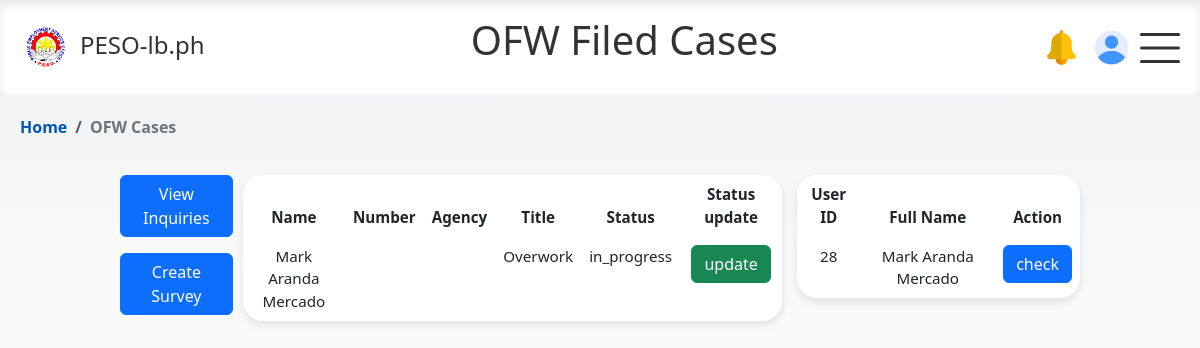
The page /html/adminpage/ofw_case.php on the database its author committed.
### tables this page shows
CREATE TABLE `cases` (
  `id` int NOT NULL,
  `user_id` int DEFAULT NULL,
  `title` varchar(255) NOT NULL,
  `description` text NOT NULL,
  `file` varchar(255) DEFAULT NULL,
  `status` enum('filed','in_progress','resolved') DEFAULT 'filed',
  `created_at` timestamp NULL DEFAULT CURRENT_TIMESTAMP
);

CREATE TABLE `applicant_profile` (
  `id` int NOT NULL,
  `user_id` int NOT NULL,
  `email` varchar(255) NOT NULL,
  `first_name` varchar(100) DEFAULT NULL,
  `last_name` varchar(100) DEFAULT NULL,
  `middle_name` varchar(100) DEFAULT NULL,
  `dob` date DEFAULT NULL,
  `age` int DEFAULT NULL,
  `specialization` varchar(255) DEFAULT NULL,
  `sex` enum('male','female') DEFAULT NULL,
  `civil_status` enum('Single','Married','Widowed') DEFAULT NULL,
  `contact_no` int DEFAULT NULL,
  `photo` varchar(255) DEFAULT 'user.png',
  `house_address` varchar(255) DEFAULT NULL,
  `sss_no` varchar(20) DEFAULT NULL,
  `pagibig_no` varchar(20) DEFAULT NULL,
  `philhealth_no` varchar(20) DEFAULT NULL,
  `passport_no` varchar(20) DEFAULT NULL,
  `immigration_status` enum('Documented','Undocumented','Returning','Repatriated') DEFAULT NULL,
  `spouse_name` varchar(100) DEFAULT NULL,
  `spouse_contact` varchar(15) DEFAULT NULL,
  `fathers_name` varchar(100) DEFAULT NULL,
  `fathers_address` varchar(255) DEFAULT NULL,
  `mothers_name` varchar(100) DEFAULT NULL,
  `mothers_address` varchar(255) DEFAULT NULL,
  `emergency_contact_name` varchar(100) DEFAULT NULL,
  `next_of_kin_relationship` varchar(50) DEFAULT NULL,
  `next_of_kin_contact` varchar(15) DEFAULT NULL,
  `education_level` enum('Elementary Undergraduate','Elementary Graduate','High School Undergraduate','High School Graduate','College Undergraduate','College Graduate','Vocational') DEFAULT NULL,
  `occupation` enum('Administrative Work','Medical Work','Factory/Manufacturing','Farmers (Agriculture)','Teaching','Information Technology','Engineering','Restaurant Jobs (F&B)','Seaman (Sea-Based)','Household Service Worker (Domestic Helper)','Construction Work','Entertainment','Tourism Sector','Hospitality Sector','Others') DEFAULT NULL,
  `prefix` enum('Sr.','Jr.','II','III','IV','V','VI','VII') DEFAULT NULL,
  `emergency_contact_num` int DEFAULT NULL,
  `income` int DEFAULT NULL,
  `country` varchar(100) DEFAULT NULL,
  `employment_type` varchar(100) DEFAULT NULL,
  `employment_form` enum('Recruitment Agency','Government Hire','Name Hire','Referral') DEFAULT NULL,
  `employer_name` varchar(100) DEFAULT NULL,
  `contact_number` int DEFAULT NULL,
  `employer_address` varchar(100) DEFAULT NULL,
  `local_agency_name` varchar(100) DEFAULT NULL,
  `local_agency_address` varchar(100) DEFAULT NULL,
  `arrival_date` date DEFAULT NULL,
  `dept_date` date DEFAULT NULL
);

### html/adminpage/ofw_case.php (the view, shortened to what this page needs)
<?php
include 'conn_db.php';
$sql = "SELECT c.*, ap.*
        FROM cases c
        JOIN applicant_profile ap ON c.user_id = ap.user_id
       ";
$result = $conn->query($sql);
?>
<!DOCTYPE html>
<html lang="en">
<head>
    <link rel="stylesheet" href="https://cdn.jsdelivr.net/npm/bootstrap@5.3.0/dist/css/bootstrap.min.css">
    <link rel="stylesheet" href="../../css/modal-form.css">
    <link rel="stylesheet" href="../../css/admin_ofw.css">
    <link rel="stylesheet" href="../../css/nav_float.css">
</head>
<body>
<nav>
    <div class="logo">
        <img src="../../img/logo_peso.png" alt="Logo">
        <a href="#"> PESO-lb.ph</a>
    </div>
    <header>
      <h1 class="ofw-h1">OFW Filed Cases</h1>
    </header>
    <div class="profile-icons">
        <div class="notif-icon" data-bs-toggle="popover" data-bs-content="#" data-bs-placement="bottom">
            <img id="#" src="../../img/notif.png" alt="Profile Picture" class="rounded-circle">
        </div>
        <div class="profile-icon" data-bs-toggle="popover" data-bs-placement="bottom">
    <?php if (!empty($row['photo'])): ?>
        <img id="preview" src="../../php/applicant/images/<?php echo $row['photo']; ?>" alt="Profile Image" class="circular--square">
    <?php else: ?>
        <img src="../../img/user-placeholder.png" alt="Profile Picture" class="rounded-circle">
    <?php endif; ?>
    </div>
    </div>
    <div class="burger" id="burgerToggle">
        <span></span>
        <span></span>
        <span></span>
    </div>
</nav>
<nav class="bcrumb-container" aria-label="breadcrumb">
  <ol class="breadcrumb">
    <li class="breadcrumb-item"><a href="admin_home.php" >Home</a></li>
    <li class="breadcrumb-item active" aria-current="page">OFW Cases</li>
  </ol>
</nav>
<div class="table-containers">
    <div class="button-container">
        <a class="btn btn-primary" href="user_chat.php">View Inquiries</a>
        <a class="btn btn-primary" href="create_survey.php">Create Survey</a>
    </div>
    <div class="table-wrapper">
        <div class="table-container-ofw-case">
            <table class="table table-borderless table-hover">
                <thead>
                    <tr>
                        <th>Name</th>
                        <th>Number</th>
                        <th>Agency</th>
                        <th>Title</th>
                        <th>Status</th>
                        <th>Status update</th>
                    </tr>
                </thead>
                <tbody>
                <?php
                    if($result->num_rows > 0) {
                        while ($row = $result->fetch_assoc()) {
                            $full_name = $row['first_name'] . ' ' . $row['middle_name'] . ' ' . $row['last_name'];
                            echo "<tr>
                                <td>".$full_name."</td>
                                <td>".$row['contact_number']."</td>
                                <td>".$row['local_agency_name']."</td>
                                <td>".$row['title']."</td>
                                <td>".$row['status']."</td>
                                <td> <a class='btn btn-success' href='#'>update</a> </td>
                                 </tr>";
                        }
                    } else {
                        echo "<tr><td colspan='6'> no case file found</td></tr>";
                    }
                ?>
                </tbody>
            </table>
        </div>
        <div class="user-table-container">
          <div class="table-container-ofw-case">
            <table class="table table-borderless table-hover">
                <thead>
                    <tr>
                        <th>User ID</th>
                        <th>Full Name</th>
                        <th>Action</th>
                    </tr>
                </thead>
                <tbody>
                <?php
                    $sql_new1 = "SELECT survey_reponse.user_id,
                                    MAX(applicant_profile.first_name) AS first_name,
                                    MAX(applicant_profile.middle_name) AS middle_name,
                                    MAX(applicant_profile.last_name) AS last_name
                                FROM survey_reponse
                                INNER JOIN applicant_profile ON survey_reponse.user_id = applicant_profile.user_id
                                GROUP BY survey_reponse.user_id";
                    $result_new = $conn->query($sql_new1);
                    if ($result_new->num_rows > 0) {
                        while ($row = $result_new->fetch_assoc()) {
                            $full_name = $row['first_name'] . ' ' . $row['middle_name'] . ' ' . $row['last_name'];
                            echo "<tr>
                                    <td>" . $row['user_id'] . "</td>
                                    <td>" . $full_name . "</td>
                                    <td> <a class='btn btn-primary openSurveyBtn' href='#' data-user-id=".htmlspecialchars($row['user_id'])."> check </a> </td>
                                </tr>";
                        }
                    } else {
                        echo "<tr><td colspan='2'>No users found</td></tr>";
                    }
                ?>
                </tbody>
            </table>
        </div>
      </div>
    </div>
</div>
</body>
</html>

### css/admin_ofw.css (style rules this page uses)
.table-containers { display: flex; justify-content:center; align-items: flex-start; margin: 5vh auto; width: 80%; }
.button-container { display: flex; flex-direction: column; gap: 1rem; width: auto; margin-right: 10px; }
.table-wrapper { display: flex; flex-direction: space-between; gap: 15px; width: auto; margin-left: 0; align-items: stretch; }
.table { border-radius: 20px; background-color: #fff; padding: 15px; margin: 0; font-size: 0.95rem; box-shadow: 0px 4px 8px rgba(0, 0, 0, 0.1); }
.table td, .table th { background-color: transparent; padding: auto; margin: auto; text-align: center; }

### css/nav_float.css (style rules this page uses)
body { margin: 0; opacity: 1; font-family: system-ui; background: linear-gradient(to bottom, #EBEEF1 0%, #f8f9fa 30%, #ffffff 100%); background-repeat: no-repeat; background-attachment: fixed; min-height: 100vh; }
.h1, .ofw-h1 { width: 100%; text-align: center; color: #333; margin-top:-1vh; }
.profile-icons,.profile-icon-employer, .profile-index { display: flex; align-items: left; margin-right: 3vw; }
.profile-icon, .profile-icon-employer, .profile-index, .notif-icon { width: 35px; height: 35px; border-radius:50%; overflow: hidden; position: relative; margin-right: 15px; }
.notif-icon img,.profile-icon img, .profile-icon-employer img { width: 100%; height: auto; }
td { width: -120vw; height: auto; }
nav { position: sticky; top: 0; background-color: #fff; color: #333; display: flex; justify-content: space-between; align-items: center; padding: 20px 20px; margin: auto; max-width: 100vw; box-shadow: inset 0px 4px 8px rgba(0, 0, 0, 0.1); border-radius: 8px; z-index: 1000; }
.logo { display: flex; align-items: center; margin-bottom: 5px; }
.logo a { color: #333; text-decoration: none; font-size: 24px; font-weight:400; margin-left:10px; }
.logo img { width: 50px; height: 50px; }
.burger { cursor: pointer; margin-left: 5vw; }
.burger { position: absolute; top: 50%; right: 20px; transform: translateY(-50%); width: 40px; height: 30px; background: transparent; cursor: pointer; }
.burger span { display: block; position: absolute; height: 3px; width: 100%; background: #333; border-radius: 5px; opacity: 1; left: 0; transform: rotate(0deg); transition: .25s ease-in-out; }
.burger span:nth-of-type(1) { top: 0px; transform-origin: left center; }
.burger span:nth-of-type(2) { top: 50%; transform: translateY(-50%); transform-origin: left center; }
.burger span:nth-of-type(3) { top: 100%; transform-origin: left center; transform: translateY(-100%); }
.bcrumb-container { position: relative; top: 0; background-color: transparent; color: #333; display: flex; justify-content:flex-start; align-items: left; padding: 20px 20px; margin: auto; margin-bottom: -5vh; max-width: auto; box-shadow: none; border-radius: 0; z-index: 1; }
.breadcrumb { background-color: transparent; list-style: none; }
.breadcrumb-item { color: #007bff; font-weight: bold; }
.breadcrumb-item.active { color: #6c757d; }
.breadcrumb-item a { text-decoration: none; color: #0056b3; }

### rows shown on the page
cases: applicant_profile.first_name+middle_name+last_name "Mark Aranda Mercado", title "Overwork", status "in_progress"

### other values the page prints
$row['user_id'] "28"
$full_name "Mark Aranda Mercado"
